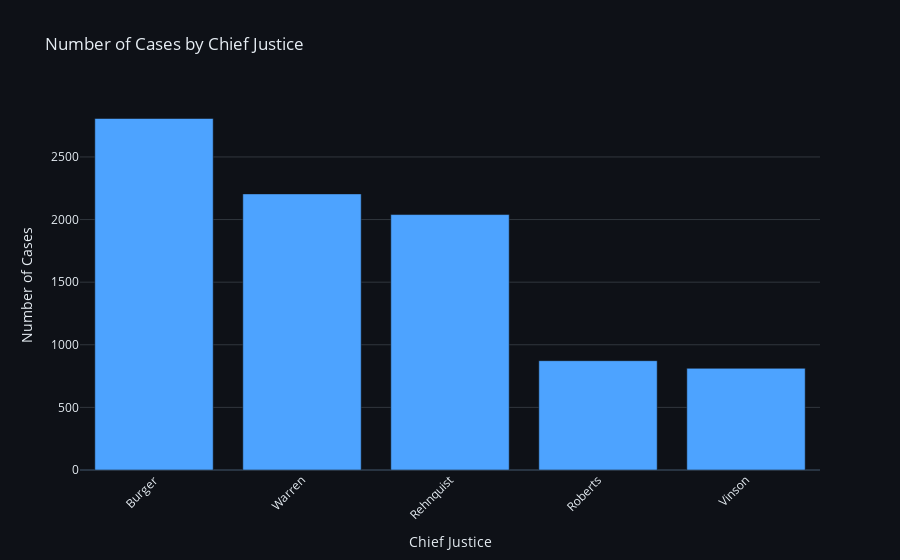

This figure's notebook cell:
### Code cell
# graph num one >>>>>>>>>>>>>>>>>>>>>>>>>>>>>>>>>>>>>>>>>>>>>>>>>>>>>>>>>>>>>>>>>>>>>>>>>>>
chief_justice_counts.columns = ['chief_justice', 'Count']

fig = px.bar(
    chief_justice_counts,
    x='chief_justice',
    y='Count',
    title='Number of Cases by Chief Justice',
    color_discrete_sequence=['#4DA3FF']  # Primary judicial blue
)

fig.update_layout(
    template='plotly_dark',
    plot_bgcolor='#0E1117',
    paper_bgcolor='#0E1117',
    font=dict(color='#E6EDF3'),
    xaxis=dict(
        title='Chief Justice',
        tickangle=-45,
        showgrid=False
    ),
    yaxis=dict(
        title='Number of Cases',
        gridcolor='#30363D'
    )
)

fig.show()

### Figure 1 — Plotly figure (JSON) as saved in the notebook; plotly's stock layout.template omitted (floating-point values rounded to 4 significant figures)
{"data": [{"hovertemplate": "chief_justice=%{x}<br>Count=%{y}<extra></extra>", "legendgroup": "", "marker": {"color": "#4DA3FF", "pattern": {"shape": ""}}, "name": "", "orientation": "v", "showlegend": false, "textposition": "auto", "type": "bar", "x": ["Burger", "Warren", "Rehnquist", "Roberts", "Vinson"], "xaxis": "x", "y": [2807, 2205, 2040, 873, 812], "yaxis": "y"}], "layout": {"barmode": "relative", "font": {"color": "#E6EDF3"}, "legend": {"tracegroupgap": 0}, "paper_bgcolor": "#0E1117", "plot_bgcolor": "#0E1117", "title": {"text": "Number of Cases by Chief Justice"}, "xaxis": {"anchor": "y", "domain": [0, 1], "showgrid": false, "tickangle": -45, "title": {"text": "Chief Justice"}}, "yaxis": {"anchor": "x", "domain": [0, 1], "gridcolor": "#30363D", "title": {"text": "Number of Cases"}}}}
